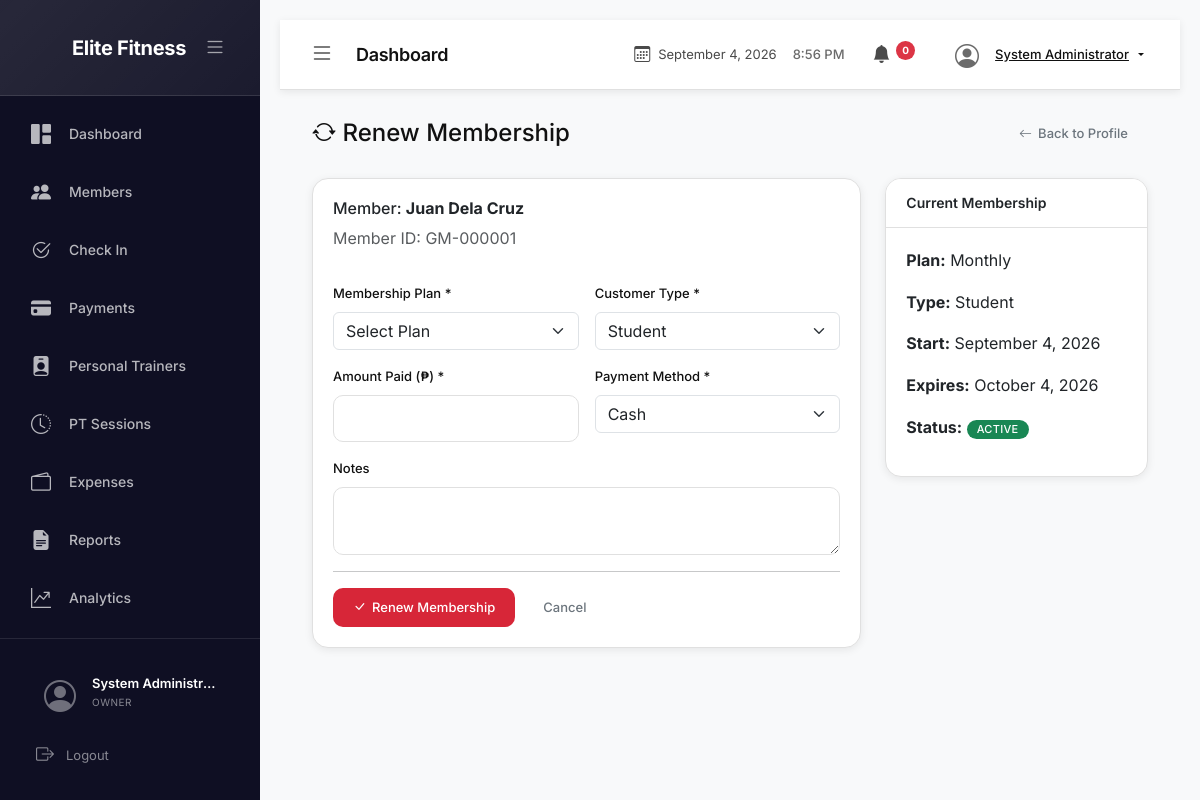
Page /membership/renew.php?member_id=1 (signed in) on the committed database.
### tables this page shows
CREATE TABLE members (
    member_id INT PRIMARY KEY AUTO_INCREMENT,
    member_number VARCHAR(20) UNIQUE NOT NULL,
    first_name VARCHAR(50) NOT NULL,
    middle_name VARCHAR(50),
    last_name VARCHAR(50) NOT NULL,
    suffix VARCHAR(10),
    date_of_birth DATE,
    gender ENUM('male', 'female', 'other'),
    contact_number VARCHAR(20) NOT NULL,
    email VARCHAR(100),
    address TEXT,
    emergency_contact_name VARCHAR(100),
    emergency_contact_number VARCHAR(20),
    profile_image VARCHAR(255),
    qr_code VARCHAR(255),
    customer_type ENUM('student', 'regular') NOT NULL,
    status ENUM('active', 'suspended', 'cancelled') DEFAULT 'active',
    notes TEXT,
    created_by INT,
    created_at TIMESTAMP DEFAULT CURRENT_TIMESTAMP,
    updated_at TIMESTAMP DEFAULT CURRENT_TIMESTAMP ON UPDATE CURRENT_TIMESTAMP,
    FOREIGN KEY (created_by) REFERENCES users(user_id) ON DELETE SET NULL,
    INDEX idx_member_number (member_number),
    INDEX idx_status (status),
    INDEX idx_customer_type (customer_type),
    INDEX idx_name (last_name, first_name)
);

CREATE TABLE member_memberships (
    membership_id INT PRIMARY KEY AUTO_INCREMENT,
    member_id INT NOT NULL,
    plan_id INT NOT NULL,
    customer_type ENUM('student', 'regular') NOT NULL,
    start_date DATE NOT NULL,
    expiration_date DATE NOT NULL,
    price DECIMAL(10,2) NOT NULL,
    discount DECIMAL(10,2) DEFAULT 0.00,
    amount_paid DECIMAL(10,2) NOT NULL,
    balance DECIMAL(10,2) DEFAULT 0.00,
    status ENUM('active', 'expired', 'cancelled', 'suspended') DEFAULT 'active',
    created_by INT,
    created_at TIMESTAMP DEFAULT CURRENT_TIMESTAMP,
    updated_at TIMESTAMP DEFAULT CURRENT_TIMESTAMP ON UPDATE CURRENT_TIMESTAMP,
    FOREIGN KEY (member_id) REFERENCES members(member_id) ON DELETE CASCADE,
    FOREIGN KEY (plan_id) REFERENCES membership_plans(plan_id),
    FOREIGN KEY (created_by) REFERENCES users(user_id) ON DELETE SET NULL,
    INDEX idx_member (member_id),
    INDEX idx_plan (plan_id),
    INDEX idx_status (status),
    INDEX idx_expiration (expiration_date),
    INDEX idx_start_date (start_date)
);

CREATE TABLE membership_plans (
    plan_id INT PRIMARY KEY AUTO_INCREMENT,
    plan_name VARCHAR(50) NOT NULL,
    duration_days INT NOT NULL,
    student_price DECIMAL(10,2) NOT NULL,
    regular_price DECIMAL(10,2) NOT NULL,
    description TEXT,
    is_active BOOLEAN DEFAULT TRUE,
    display_order INT DEFAULT 0,
    created_at TIMESTAMP DEFAULT CURRENT_TIMESTAMP,
    updated_at TIMESTAMP DEFAULT CURRENT_TIMESTAMP ON UPDATE CURRENT_TIMESTAMP,
    INDEX idx_active (is_active),
    INDEX idx_display_order (display_order)
);

### includes/functions.php (called while the page is built, shortened)
<?php
function formatDate($date, $format = null) {
    if ($format === null) $format = defined('DISPLAY_DATE_FORMAT') ? DISPLAY_DATE_FORMAT : 'F j, Y';
    try {
        $datetime = new DateTime($date);
        return $datetime->format($format);
    } catch (Exception $e) {
        return $date;
    }
}
?>

### membership/renew.php (the view, shortened to what this page needs)
<?php
require_once '../config/config.php';
$member_id = isset($_GET['member_id']) ? (int)$_GET['member_id'] : 0;
try {
    $stmt = $pdo->prepare("SELECT * FROM members WHERE member_id = ? AND status = 'active'");
    $stmt->execute([$member_id]);
    $member = $stmt->fetch();
} catch (PDOException $e) {
    error_log('Get member error: ' . $e->getMessage());
    displayError('An error occurred.');
    redirect('../members/index.php');
}
try {
    $stmt = $pdo->prepare("
        SELECT mm.*, mp.plan_name, mp.duration_days
        FROM member_memberships mm
        INNER JOIN membership_plans mp ON mm.plan_id = mp.plan_id
        WHERE mm.member_id = ? AND mm.status = 'active'
        ORDER BY mm.start_date DESC
        LIMIT 1
    ");
    $stmt->execute([$member_id]);
    $current_membership = $stmt->fetch();
} catch (PDOException $e) {
    error_log('Get membership error: ' . $e->getMessage());
    $current_membership = null;
}
include '../includes/header.php';
?>
<body>
    <div class="app-container">
        <?php include '../includes/sidebar.php'; ?>
        <div class="main-content">
            <?php include '../includes/navbar.php'; ?>
            <div class="content-wrapper">
                <div class="d-flex align-items-center justify-content-between mb-4">
                    <h4 class="mb-0"><i class="bi bi-arrow-repeat"></i> Renew Membership</h4>
                    <a href="../members/view.php?id=<?php echo $member_id; ?>" class="btn btn-outline-secondary">
                        <i class="bi bi-arrow-left"></i> Back to Profile
                    </a>
                </div>
                <div class="row">
                    <div class="col-md-8">
                        <div class="card modern-card">
                            <div class="card-body">
                                <form method="POST" action="">
                                    <div class="row g-3">
                                        <div class="col-12">
                                            <h6>Member: <strong><?php echo htmlspecialchars($member['first_name'] . ' ' . $member['last_name']); ?></strong></h6>
                                            <p class="text-muted">Member ID: <?php echo htmlspecialchars($member['member_number']); ?></p>
                                        </div>
                                        <div class="col-md-6">
                                            <label class="form-label required-field">Membership Plan *</label>
                                            <select class="form-select" name="plan_id" required>
                                                <option value="">Select Plan</option>
                                            </select>
                                        </div>
                                        <div class="col-md-6">
                                            <label class="form-label required-field">Customer Type *</label>
                                            <select class="form-select" name="customer_type" required>
                                                <option value="<?php echo CUSTOMER_STUDENT; ?>" <?php echo $member['customer_type'] === CUSTOMER_STUDENT ? 'selected' : ''; ?>>Student</option>
                                            </select>
                                        </div>
                                        <div class="col-md-6">
                                            <label class="form-label required-field">Amount Paid (₱) *</label>
                                            <input type="number" class="form-control" name="amount_paid" step="0.01" min="0" required>
                                        </div>
                                        <div class="col-md-6">
                                            <label class="form-label required-field">Payment Method *</label>
                                            <select class="form-select" name="payment_method" required>
                                                <option value="<?php echo PAYMENT_CASH; ?>">Cash</option>
                                            </select>
                                        </div>
                                        <div class="col-12">
                                            <label class="form-label">Notes</label>
                                            <textarea class="form-control" name="notes" rows="2"></textarea>
                                        </div>
                                    </div>
                                    <hr>
                                    <div class="d-flex gap-2">
                                        <button type="submit" class="btn btn-primary">
                                            <i class="bi bi-check-lg"></i> Renew Membership
                                        </button>
                                        <a href="../members/view.php?id=<?php echo $member_id; ?>" class="btn btn-outline-secondary">Cancel</a>
                                    </div>
                                </form>
                            </div>
                        </div>
                    </div>
                    <div class="col-md-4">
                        <div class="card modern-card">
                            <div class="card-header">
                                <h5>Current Membership</h5>
                            </div>
                            <div class="card-body">
                                <?php if ($current_membership): ?>
                                <p><strong>Plan:</strong> <?php echo htmlspecialchars($current_membership['plan_name']); ?></p>
                                <p><strong>Type:</strong> <?php echo ucfirst($current_membership['customer_type']); ?></p>
                                <p><strong>Start:</strong> <?php echo formatDate($current_membership['start_date']); ?></p>
                                <p><strong>Expires:</strong> <?php echo formatDate($current_membership['expiration_date']); ?></p>
                                <p><strong>Status:</strong>
                                    <span class="badge <?php echo $current_membership['status'] === 'active' ? 'bg-success' : 'bg-warning'; ?>">
                                        <?php echo ucfirst($current_membership['status']); ?>
                                    </span>
                                </p>
                                <?php else: ?>
                                <p class="text-muted">No active membership found.</p>
                                <?php endif; ?>
                            </div>
                        </div>
                    </div>
                </div>
            </div>
            <?php include '../includes/footer.php'; ?>
</body>
</html>

### assets/css/style.css (style rules this page uses)
:root { --primary-dark: #0f0f23; --secondary-dark: #1a1a3b; --card-bg: #ffffff; --light-bg: #f8f9fa; --accent-color: #d72638; --accent-hover: #c01f30; --accent-gradient: linear-gradient(135deg, #d72638, #c01f30); --text-primary: #111111; --text-secondary: #4a4a4a; --text-light: #6b6b6b; --border-color: #e0e0e0; --border-light: #f0f0f0; --success-color: #28a745; --warning-color: #ffc107; --danger-color: #dc3545; --info-color: #17a2b8; --sidebar-width: 260px; --sidebar-collapsed: 70px; --navbar-height: 70px; --shadow-sm: 0 2px 8px rgba(0,0,0,0.08); --shadow-md: 0 4px 20px rgba(0,0,0,0.12); --shadow-lg: 0 12px 40px rgba(0,0,0,0.16); --shadow-inset: 0 2px 4px rgba(0,0,0,0.04); --radius-sm: 10px; --radius-md: 16px; --radius-lg: 20px; --radius-card: 12px; --transition: all 0.4s cubic-bezier(0.4, 0, 0.2, 1); --transition-fast: all 0.2s ease; }
* { margin: 0; padding: 0; box-sizing: border-box; }
body { font-family: 'Inter', 'Segoe UI', Roboto, sans-serif; background: var(--light-bg); color: var(--text-primary); overflow-x: hidden; line-height: 1.6; }
a { text-decoration: none; color: var(--accent-color); transition: var(--transition-fast); }
.app-container { display: flex; min-height: 100vh; overflow: hidden; }
.main-content { flex: 1; min-height: 100vh; padding: 20px; width: 100%; transition: var(--transition); position: relative; z-index: 100; margin-left: var(--sidebar-width); }
.content-wrapper { padding: 24px 32px; flex: 1; min-height: 0; }
.modern-card { border: 1px solid var(--border-color); border-radius: var(--radius-md); box-shadow: var(--shadow-sm); overflow: hidden; margin-bottom: 20px; background: #ffffff; transition: var(--transition); }
.modern-card .card-header { background: #ffffff; border-bottom: 1px solid var(--border-color); padding: 16px 20px; display: flex; align-items: center; justify-content: space-between; }
.modern-card .card-header h5 { margin: 0; font-weight: 600; font-size: 14px; }
.modern-card .card-body { padding: 20px; }
.badge { font-weight: 500; padding: 4px 10px; border-radius: 20px; font-size: 11px; text-transform: uppercase; letter-spacing: 0.3px; }
.form-control { border-radius: var(--radius-sm); border: 1px solid var(--border-color); padding: 12px 14px; font-size: 14px; color: var(--text-primary); background: #ffffff; transition: var(--transition); width: 100%; }
.form-control::placeholder { color: var(--text-light); opacity: 0.8; }
.form-label { font-weight: 500; font-size: 13px; color: var(--text-primary); margin-bottom: 8px; display: block; }
.btn { display: inline-flex; align-items: center; justify-content: center; gap: 6px; padding: 10px 20px; border-radius: var(--radius-sm); font-size: 13px; font-weight: 500; cursor: pointer; border: none; transition: var(--transition-fast); }
.btn i { font-size: inherit; }
.btn-primary { background: var(--accent-color); color: #ffffff; }

### rows in the picture
members: first_name+last_name "Juan Dela Cruz", member_number "GM-000001", customer_type "Student"
member_memberships: plan.plan_name "Monthly", customer_type "Student", start_date "September 4, 2026", expiration_date "October 4, 2026", status "ACTIVE"

### other values in the picture
$_SESSION['full_name'] "System Administr…"
$_SESSION['role'] "OWNER"
$page_title "Dashboard"
$_SESSION['full_name'] "System Administrator"
